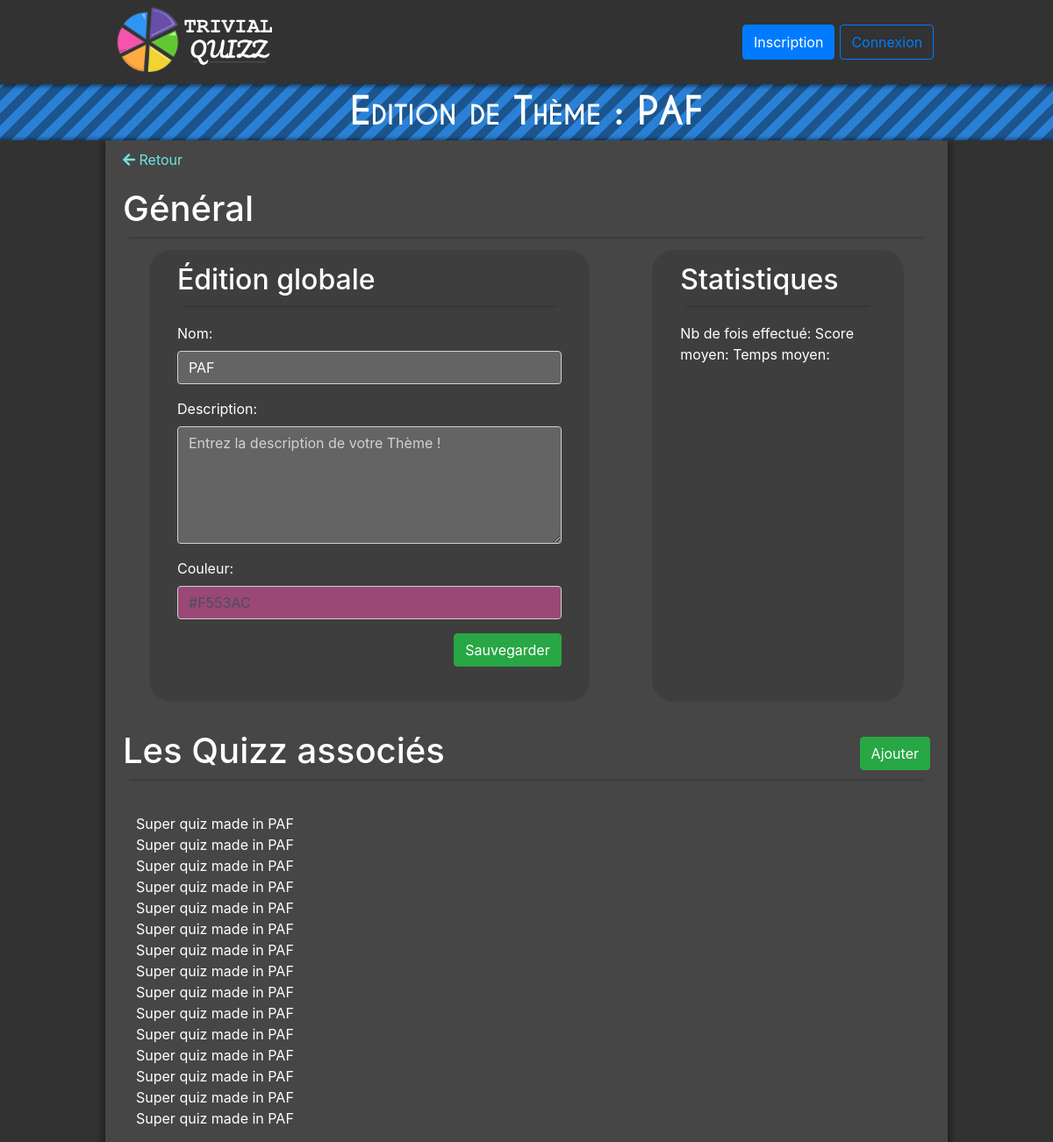
Page /admin/theme-edit.php?id=6 (signed in) on the committed database.
### tables this page shows
CREATE TABLE theme
(
  th_id INTEGER NOT NULL PRIMARY KEY AUTO_INCREMENT,
  th_nom VARCHAR(50) NOT NULL,
  th_couleur VARCHAR(7) NOT NULL,
  th_description VARCHAR(500),
  th_is_principal BIT(1)
);

CREATE TABLE quiz
(
  qui_id INTEGER NOT NULL PRIMARY KEY AUTO_INCREMENT,
  qui_nom VARCHAR(50) NOT NULL,
  qui_desc VARCHAR(300) NOT NULL,
  qui_temps INTEGER NOT NULL,
  qui_malus INTEGER NOT NULL,
  th_id INTEGER NOT NULL,
  FOREIGN KEY (th_id) REFERENCES theme(th_id)
);

### include/functions.php (called while the page is built, shortened)
<?php
  function tryQueryBDD($bdd, $sql)
  {
    try {
      $request = $bdd -> query($sql);
      $result = $request -> fetchAll();
      if(empty($result)) {
        return null;
      }
      else {
        return $result;
      }
    } catch (\Exception $e) {
      return null;
    }
  }
  function loadQuizzFromSQLResult($result)
  {
    $_QUIZZ["id"] = $result["qui_id"];
    $_QUIZZ["nom"] = $result["qui_nom"];
    $_QUIZZ["desc"] = $result["qui_desc"];
    $_QUIZZ["temps"] = $result["qui_temps"];
    $_QUIZZ["malus"] = $result["qui_malus"];
    $_QUIZZ["id_theme"] = $result["th_id"];
    return $_QUIZZ;
  }
  function loadThemeFromSQLResult($result)
  {
    $_THEME["id"] = $result["th_id"];
    $_THEME["nom"] = $result["th_nom"];
    $_THEME["desc"] = $result["th_description"];
    $_THEME["couleur"] = $result["th_couleur"];
    $_THEME["is_Principal"] = $result["th_is_principal"];
    return $_THEME;
  }
  function tabFormat($data, $fonction){
    for($i = 0; $i<count($data); $i++)
    {
      $temp = $fonction($data[$i]);
      $id = $temp["id"];
      $_DATA["$id"] = $temp;
    }
    return $_DATA;
  }
  function tryLoadTheme($bdd, $idTheme)
  {
    $data = tryQueryBDD($bdd, "SELECT * FROM theme WHERE th_id = $idTheme");
    return loadThemeFromSQLResult($data[0]);
  }
        function getAllQuizzesInfosOfTheme($bdd, $idTheme)
        {
          $data = tryQueryBDD($bdd, "SELECT * FROM quiz WHERE th_id = $idTheme");
          return tabFormat($data, "loadQuizzFromSQLResult");
        }
?>

### admin/theme-edit.php (the view, shortened to what this page needs)
<?php
  require_once "../include/liaisonbdd.php";
  require_once "../include/functions.php";
  $id = $_GET['id'];
  $_THEME = tryLoadTheme($bdd, $id);
?>
<!doctype html>
<html lang="fr">
<head>
  <link rel="stylesheet" href="../css/jumbotron-custom.css" />
  <link rel="stylesheet" href="../css/modal.css" />
  <link rel="stylesheet" href="https://unpkg.com/huebee@1/dist/huebee.min.css">
</head>
<body>
  <?php require_once "../include/navbar.php"?>
  <div class="bandeau-principal fond-bleu">
    Edition de Thème : <?= $_THEME["nom"] ?>
  </div>
  <div class="cadre-global">
    <div class="cadre-central">
      <a class="blue-text" href="theme.php">
        <i class="fas fa-arrow-left" style="height: 2.5em;"></i>
        Retour
      <a/>
      <div class="titre1 titre-shadow">
        <h1>Général</h1>
      </div>
      <article class="container">
        <div class="row reduced-div" style="justify-content: space-between;">
          <div class="jumbotron jumbotron-vert col-sm-7">
            <div class="titre-shadow">
              <h3 class="titre3">Édition globale</h3>
            </div>
            <form id="formGeneral" method="POST">
              <div class="form-group">
                <label for="formGeneralNom" class="form-label">
                  Nom:
                </label>
                <input id="formGeneralNom" type="text" class="input-dark col form-control" name="nom" value="<?= $_THEME["nom"] ?>" placeholder="Entrez le nom de votre Thème !" value="<?= $_QUIZZ["nom"] ?>" required/>
              </div>
              <div class="form-group">
                <label for="editGeneral_Desc" class="form-label">
                  Description:
                </label>
                <textarea id="editGeneral_Desc" type="text" class="input-dark col form-control" name="desc" rows="5" placeholder="Entrez la description de votre Thème !" required><?= $_THEME["desc"] ?></textarea>
              </div>
              <div class="form-group">
                <label for="editGeneral_Nom" class="form-label">
                  Couleur:
                </label>
                <input id="couleur" type="text" class="color-input col form-control" name="couleur" style="background-color: <?= $_THEME['couleur'] ?>80" value="<?= $_THEME['couleur'] ?>" placeholder="Cliquez pour choisir la couleur !" autocomplete="off" data-huebee='{ "notation": "hex" }' required/>
              </div>
              <input id="formGeneral_Button"  class="btn btn-success float-right" value="Sauvegarder" type="submit" />
            </form>
          </div>
          <div class="jumbotron jumbotron-vert col-sm-4" >
            <h3 class="titre3 titre-shadow">Statistiques</h3>
            <div>
              Nb de fois effectué:
              Score moyen:
              Temps moyen:
            </div>
          </div>
        </div>
      </article>
      <div class="titre1">
        <h1>Les Quizz associés</h1>
        <div>
          <a>
            <button type="button" class="btn btn-success">Ajouter</button>
          </a>
        </div>
      </div>
      <article class="container">
        <br/>
          <div>
            <?php
              $_QUIZZES = getAllQuizzesInfosOfTheme($bdd, $_THEME["id"]);
              if(empty($_QUIZZES))
              {
                echo "Il parrait qu'aucun quizz n'a été associé à ce thème, c'est terrible !";
              }
              else
              {
                foreach ($_QUIZZES as $_QUIZZ)
                {
                  ?>
                    <div>
                      <?= $_QUIZZ["nom"] ?>
                    </div>
                  <?php
                }
              }
             ?>
          </div>
      </article>
    </div>
  </div>
</body>
</html>

### css/style-base.css (style rules this page uses)
:root { --navbar-height: 95px; }
.input-dark { background-color: rgb(100,100,100) !important; color: white !important; }
.input-dark::placeholder { color: rgb(210,210,210) !important; opacity: 1 !important; }
.bandeau-principal { height: 65px; text-align: center; justify-content: center; align-items: center; font-size: 2.7rem; font-variant: small-caps; font-family: "CaviarDreams"; font-weight: bold; }
.fond-bleu { color: white; background: repeating-linear-gradient(-45deg, #1C558E, 10px, #2A80D5 10px, #2A80D5 20px); }
html { margin-top: var(--navbar-height); }
.cadre-global { box-shadow: 0px 0px 5px 1px rgba(0, 0, 0, .55); display: flex; width: auto; justify-content: center; background-color: rgb(50,50,50); min-height: calc(100vh - 1.7*var(--navbar-height)); }
body { background-color: rgb(50,50,50) !important; overflow-x: hidden; width: 100vw; }
.cadre-central { box-shadow: 2px 5px 6px 3px rgba(0, 0, 0, .2), -2px 5px 6px 3px rgba(0, 0, 0, .2); width: 70%; height: 100%; padding: 10px 20px 15px 20px; background-color: rgb(70,70,70); color: white; min-height: calc(100vh - 1.7*var(--navbar-height)); }
.titre1, .titre2 { display: flex; flex-flow: row nowrap; justify-content: space-between; }
.titre1 { font-size: 2.5rem; box-shadow: 0px 7px 4px -7px rgba(0,0,0,.4); margin-bottom: 15px; }
.titre3 { font-size: 2em; padding-bottom: 10px; margin-bottom: 20px !important; }
.titre-shadow { box-shadow: 0px 7px 4px -7px rgba(0,0,0,.4); }
label { display: block; float: left; }
.blue-text { color: #71E3E3 !important; }
a { text-decoration: none !important; }
@media (min-width: 768px) and (max-width: 1200px) { .navbar-center, .cadre-central { width: 80% !important; } }
@media (min-width: 768px) and (max-width: 1200px) { .titre1 { font-size: 2rem; } }

### css/jumbotron-custom.css (style rules this page uses)
.jumbotron-vert { padding-top: 15px !important; padding-bottom: 30px !important; border-radius: 25px !important; }
.jumbotron { background-color: rgb(62,62,62) !important; color: white !important; }
.reduced-div { margin-left: 15px !important; margin-right: 15px !important; }

### rows in the picture
theme: th_nom "PAF", nom "PAF", couleur "#F553AC"
quiz: qui_nom "Super quiz made in PAF"
quiz: qui_nom "Super quiz made in PAF"
quiz: qui_nom "Super quiz made in PAF"
quiz: qui_nom "Super quiz made in PAF"
quiz: qui_nom "Super quiz made in PAF"
quiz: qui_nom "Super quiz made in PAF"
quiz: qui_nom "Super quiz made in PAF"
quiz: qui_nom "Super quiz made in PAF"
quiz: qui_nom "Super quiz made in PAF"
quiz: qui_nom "Super quiz made in PAF"
quiz: qui_nom "Super quiz made in PAF"
quiz: qui_nom "Super quiz made in PAF"
quiz: qui_nom "Super quiz made in PAF"
quiz: qui_nom "Super quiz made in PAF"

### other values in the picture
$_QUIZZ["nom"] "Super quiz made in PAF"
